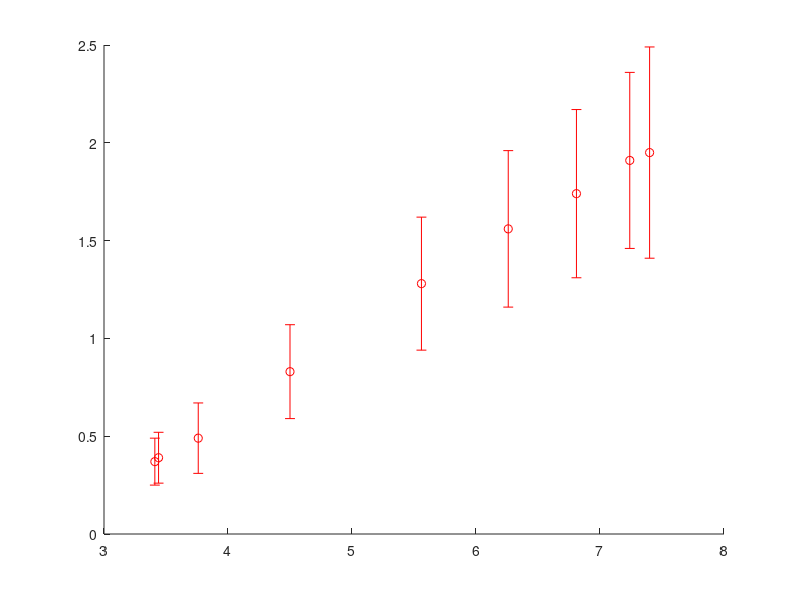

Source code (MATLAB): (Note: this script raises an error after producing the figure.)
fatModelPolly = 3;

dataMW = load('maleWeight.txt');
dataMW = dataMW(1:185,:);
dataFat = load('multiCenterData.txt');
dataTime = dataFat(:,1);
dataFat = dataFat(:,2:end);
dataFat = dataFat/1000;

allWeight = dataMW(:,2);


weight = dataFat(:,1);
realFat = dataFat(:,2);
realDeviation = dataFat(:,3);
fatPercent = realFat./weight;
fatPercentDiv = realDeviation./weight;

fatModelParam = polyfit(weight, realFat, fatModelPolly);

fatModel = zeros(length(dataMW(:,2)), 1); %;interp1q(weight, realFat, dataMW(:,2));

for i = 1:length(fatModelParam)
    iPoly = length(fatModelParam) - i;
    fatModel = fatModel + fatModelParam(i) * dataMW(:,2).^(iPoly);
end
    
close all
figure()
hold all
errorbar(weight, realFat, realDeviation, 'ro', 'linewidth', 2);
plot(dataMW(:,2), fatModel, 'k--', 'linewidth', 2);

legend('Data', 'Model', 'location', 'se')

xlabel('Weight (kg)')
ylabel('Fat (kg)')

figure()
hold all
plot(dataTime*30.2, fatPercent, 'ro', 'linewidth', 2);
plot(dataTime*30.2, [fatPercent + fatPercentDiv, fatPercent - fatPercentDiv], 'rx', 'linewidth', 2);
plot(dataMW(:,1), fatModel./dataMW(:,2),  'linewidth', 2);
ylim([0 0.4])
deltaFat = diff(fatModel);
deltaWeight = diff(allWeight);

figure()
plot(deltaFat)

figure()
deltaFM = deltaFat./deltaWeight;
deltaLM = 1- deltaFM;
deltaW = deltaLM * 0.8;
deltaP = 1 - deltaFM - deltaW;
plot(dataMW(2:end,1), [deltaW+deltaP, deltaFM], 'linewidth', 3)
legend('leanmass', 'fat', 'location', 'se');
weightPercentModel = deltaFat./deltaWeight;
ylim([0 1])
xlabel('Day')
ylabel('Ratio in tissue formed')

result = [dataMW(2:end,1) weightPercentModel];

%Extrapolation:
extraDays = (185:365)';
result = [result; extraDays, weightPercentModel(end) * ones(length(extraDays), 1)];
result

%[dataMW(:,1) dataMW(:,2)]  
%[dataMW(:,1) fatModel]  
%[dataMW(:,1) fatModel]  




